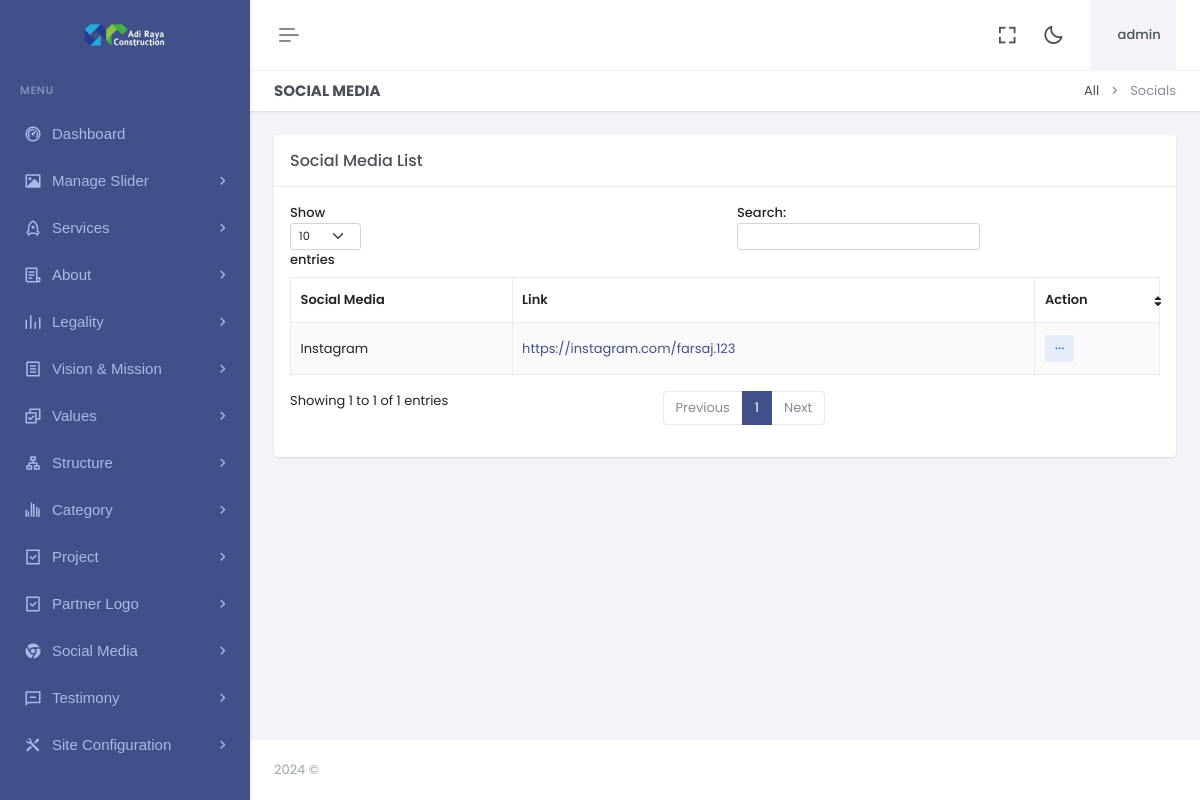
/dashboard/social-links.php (signed in), run on an earlier commit of the app's database.
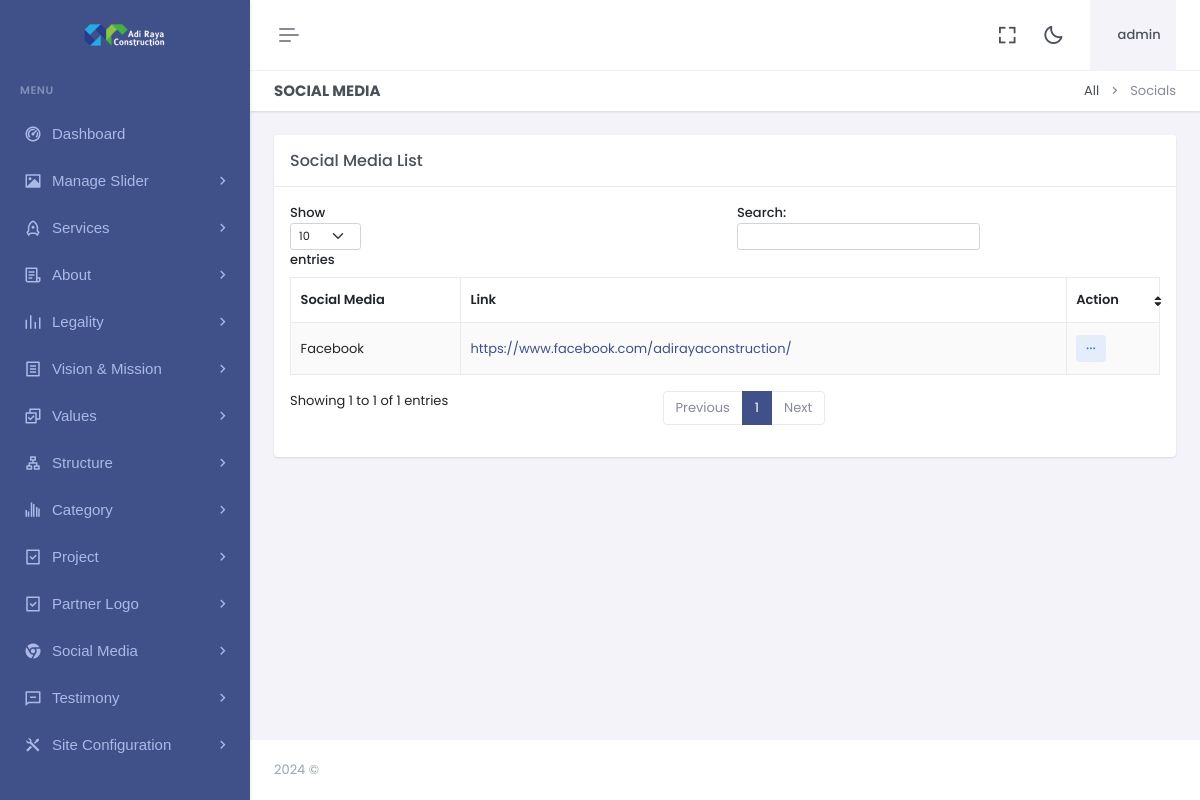
And on a later commit of the database.
### tables this page shows
CREATE TABLE `social` (
  `id` int(11) NOT NULL,
  `name` varchar(150) NOT NULL,
  `fa` varchar(150) NOT NULL,
  `social_link` varchar(500) NOT NULL
);

### dashboard/social-links.php (the view)
<?php include "header.php"; ?>
<?php include "sidebar.php"; ?>
<div class="main-content">
    <div class="page-content">
        <div class="container-fluid">
            <div class="row">
                <div class="col-12">
                    <div class="page-title-box d-sm-flex align-items-center justify-content-between">
                        <h4 class="mb-sm-0">Social Media</h4>
                        <div class="page-title-right">
                            <ol class="breadcrumb m-0">
                                <li class="breadcrumb-item"><a href="javascript: void(0);">All</a></li>
                                <li class="breadcrumb-item active">Socials</li>
                            </ol>
                        </div>
                    </div>
                </div>
            </div>
            <div class="row">
                <div class="col-lg-12">
                    <div class="card">
                        <div class="card-header">
                            <h5 class="card-title mb-0">Social Media List</h5>
                        </div>
                        <div class="card-body">
                            <table id="example"
                                class="table table-bordered dt-responsive nowrap table-striped align-middle"
                                style="width:100%">
                                <thead>
                                    <tr>
                                        <th data-ordering="false">Social Media</th>
                                        <th data-ordering="false">Link</th>
                                        <th>Action</th>
                                    </tr>
                                </thead>
                                <tbody>
                                    <?php
                                    $q = "SELECT * FROM  social ORDER BY id DESC";
                                    $r123 = mysqli_query($con, $q);
                                    while ($ro = mysqli_fetch_array($r123)) {
                                        $id = "$ro[id]";
                                        $name = "$ro[name]";
                                        $social_link = "$ro[social_link]";
                                        print "<tr>
				  <td>
				  $name
				  </td>
          <td><a href='$social_link'>
				  $social_link</a>
				  </td>
          <td>
                                                    <div class='dropdown d-inline-block'>
                                                        <button class='btn btn-soft-secondary btn-sm dropdown' type='button' data-bs-toggle='dropdown' aria-expanded='false'>
                                                            <i class='ri-more-fill align-middle'></i>
                                                        </button>
                                                        <ul class='dropdown-menu dropdown-menu-end'>
                                                            <li>
                                                                <a href='deletesocial.php?id=$id' class='dropdown-item remove-item-btn'>
                                                                    <i class='ri-delete-bin-fill align-bottom me-2 text-muted'></i> Delete
                                                                </a>
                                                            </li>
                                                        </ul>
                                                    </div>
                                                </td>
				  </tr>";
                                    }
                                    ?>
                                </tbody>
                            </table>
                        </div>
                    </div>
                </div>
            </div>
        </div>
    </div>
    <?php include "footer.php"; ?>

What changed in the data, as far as the page shows it:
removed social: name "Instagram", social_link "https://instagram.com/farsaj.123"
added social: name "Facebook", social_link "https://www.facebook.com/adirayaconstruction/"
